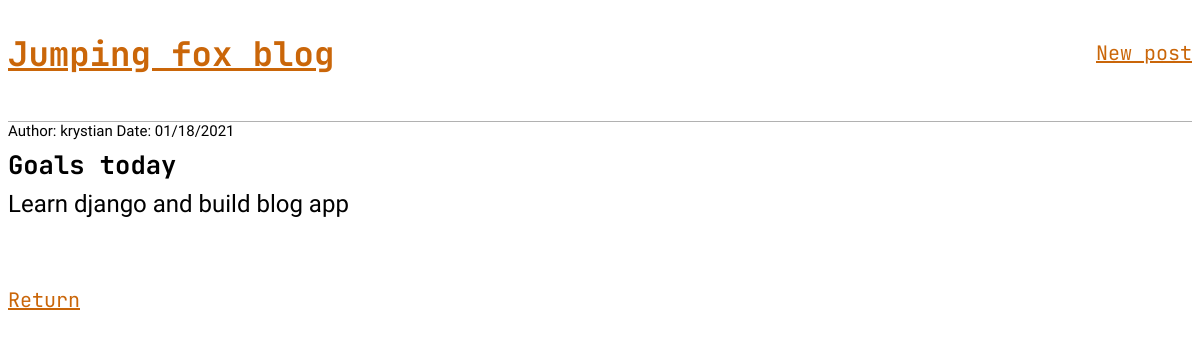
Screenshot of /post/2 with the database file from the repository.
### blog/models.py (models this page shows, shortened)
class Post(models.Model):
    author = models.ForeignKey('auth.user', on_delete=models.CASCADE, default='Unknown')
    pub_date = models.DateTimeField('date published', default=timezone.now)
    title = models.CharField(max_length=200)
    body = models.TextField()
    class Meta:
        ordering = ['-pub_date']

### blog/views.py (the view)
# urls.py: path('post/<int:pk>', BlogDetailView.as_view(), name='post_detail'),
class BlogDetailView(generic.DetailView):
    model = Post
    template_name = 'post_detail.html'
    context_object_name = 'post'

### templates/post_detail.html
{% extends 'base.html' %}
{% block content %}
<div class="post-entry">
    <div class="additional-info">
        <p>Author: {{ post.author }} Date: {{ post.pub_date|date:"SHORT_DATE_FORMAT" }}</p>
    </div>
    <h2>{{ post.title }}</h2>
    <p>{{ post.body }}</p>
</div>
<br>
<p class="return"><a href="{% url 'home' %}">Return</a></p>
{% endblock content %}

### static/css/base.css (style rules this page uses)
body { font-family: 'Padauk', sans-serif; font-size: 17px; }
.post-entry { margin-bottom: 2rem; }
.post-entry h2 { font-family: 'JetBrains Mono', monospace; margin: 0.5rem 0; }
.post-entry p { font-size: 24px; margin: 0; padding-top: 0px; }
.return a { font-family: 'JetBrains Mono', monospace; font-size: 20px; color: rgb(202, 102, 9); }
.post-entry .additional-info p { font-size: 15px; }

### rows the page displays
Post: author "krystian", pub_date "01/18/2021", title "Goals today", body "Learn django and build blog app"
